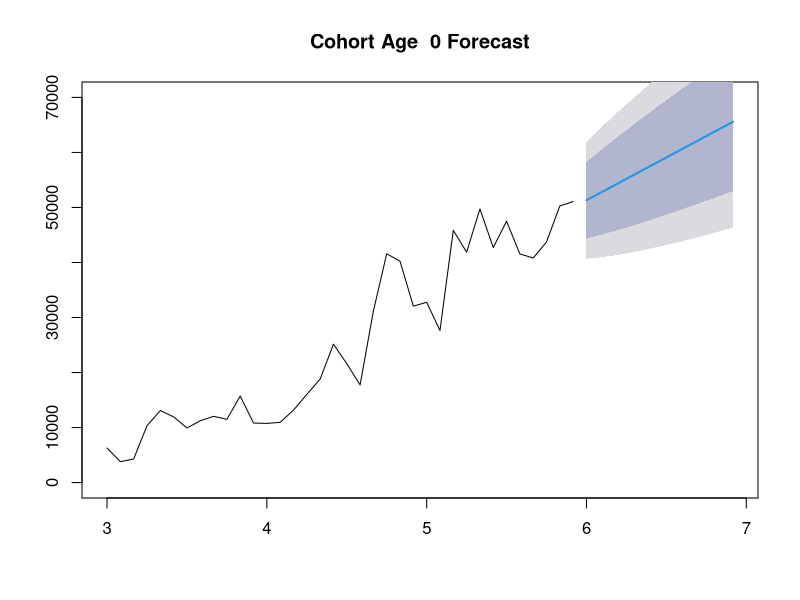
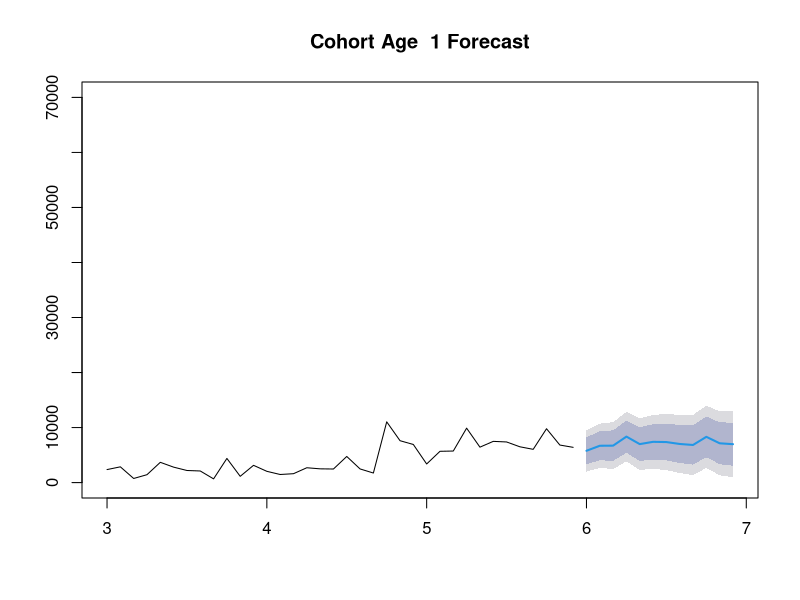
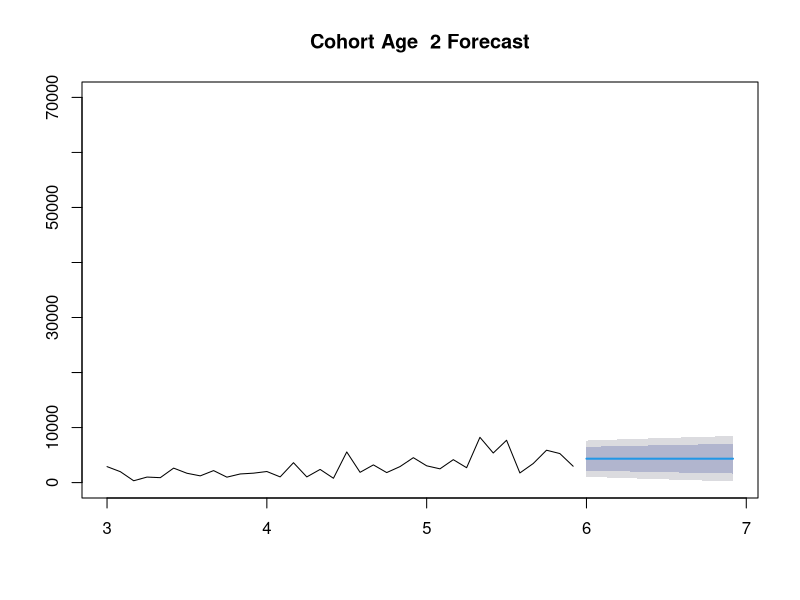
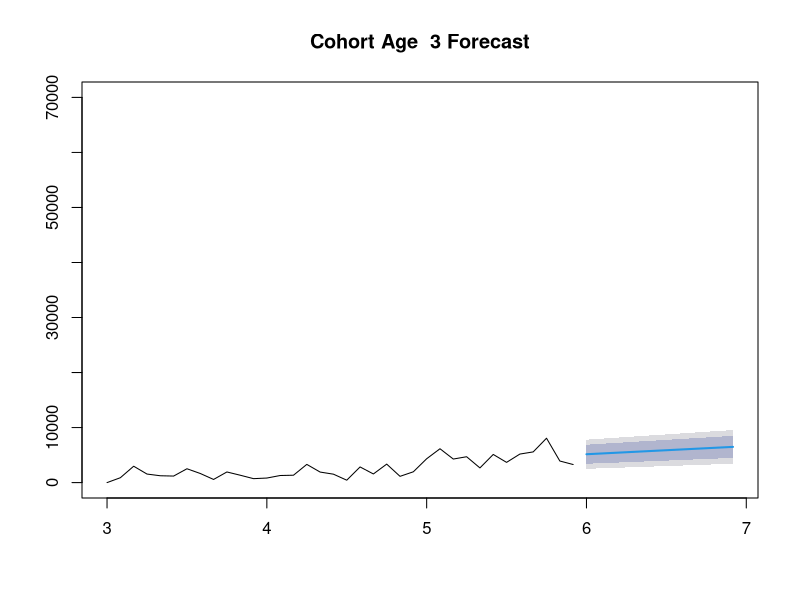
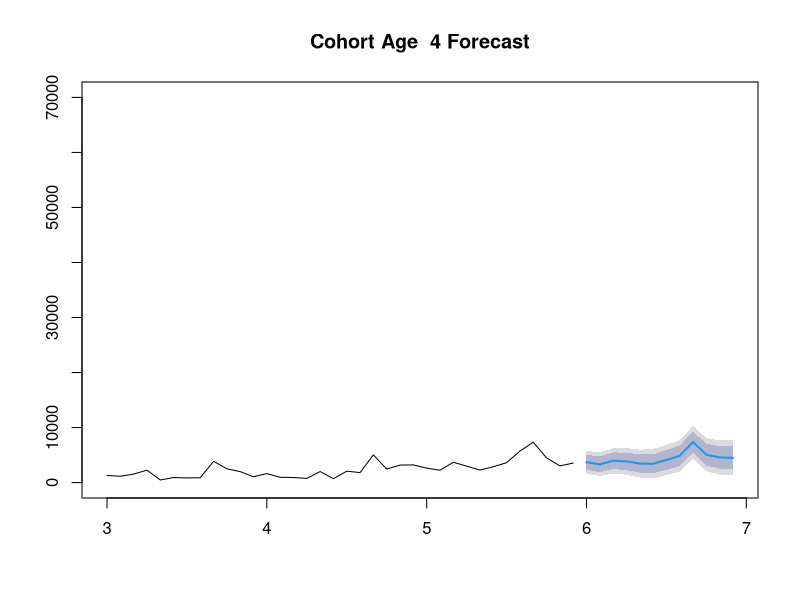
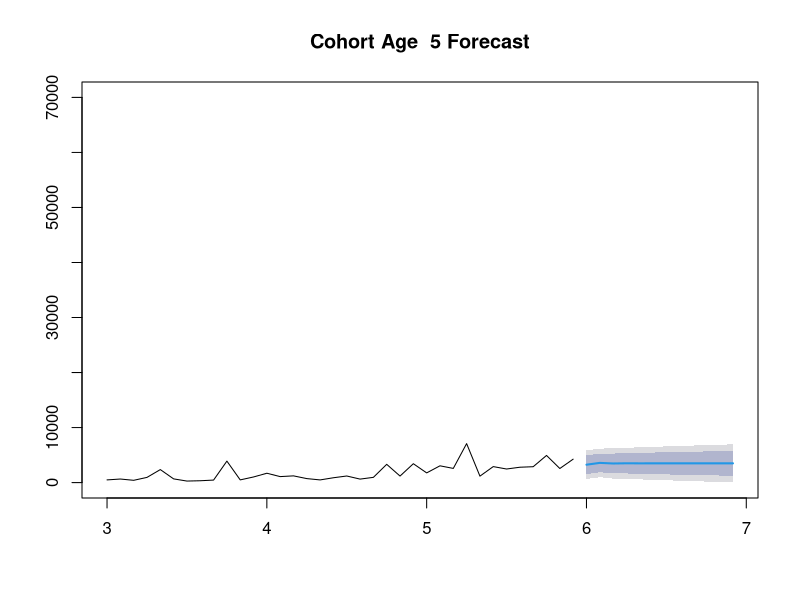
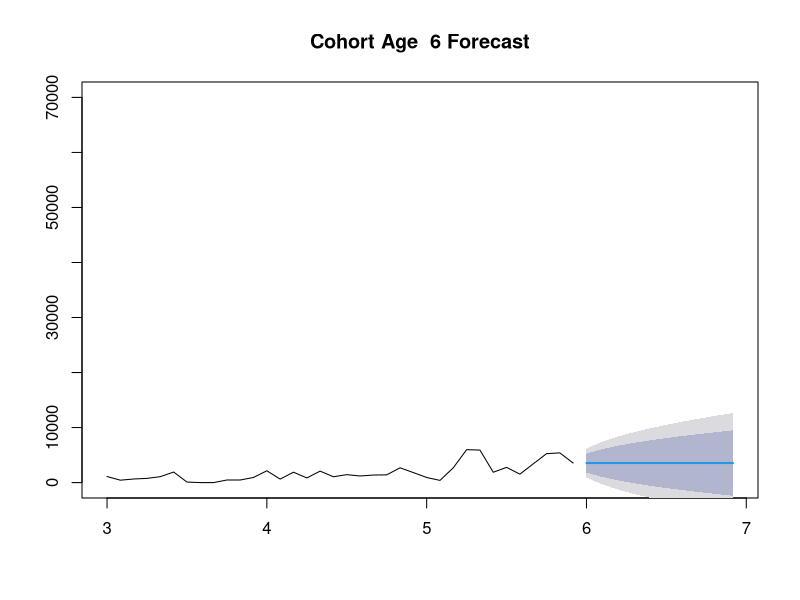
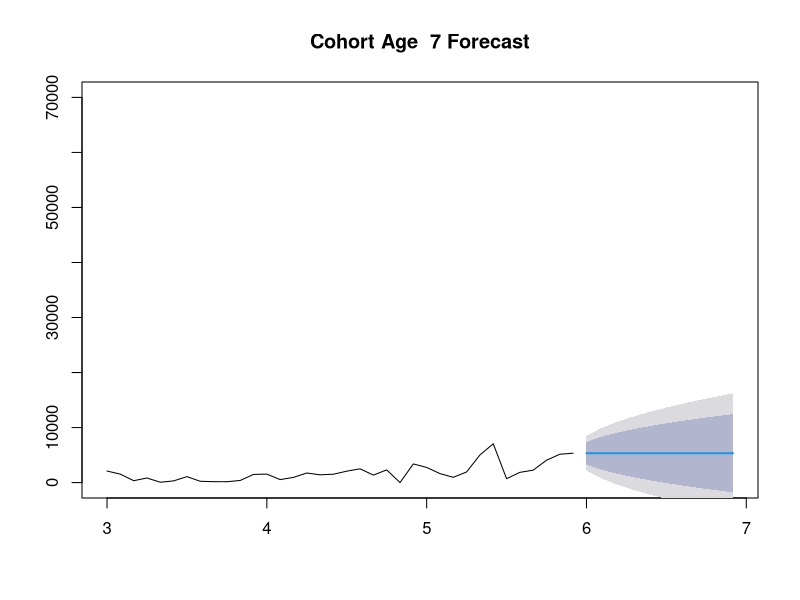

The R script that drew these images, in order: (Note: a time limit stopped this script after it produced the figures.)
## ---- chunk 1
knitr::opts_chunk$set(echo = TRUE)
library('ggplot2')
library('forecast')
library('tseries')
library("TTR")
##Below code inputs data from Cohort data csv file and stores it in table cus_data
cus_data<-read.csv("data/Cohort data Y345_csv.csv")

## ---- chunk 2
# #Below code iterates through data entries in cus_data
forecastTotal <- 0

  for(i in 0:max(cus_data[5])) 
    { 
      nam <- paste("CohortAge", "_", i, sep = "")
      assign(nam, cus_data[which(cus_data$CohortAge==i),]) #stores each cohort in a unique list based on its age
      namtimeseries <- ts((get(nam)[11]), frequency = 12, end = c(5,12))    #creates a time series for gross sales of current cohort
      print(namtimeseries)
      #plot.ts(namtimeseries, main=paste("Cohort Age ",i))
      fit<-auto.arima(namtimeseries) #Uses arima prediction to forecast the sales for each cohort over next 12 months
      #print(fit)
      salesforecast<-forecast(fit,h=12)
      print(salesforecast)
      plot(salesforecast,main=paste("Cohort Age ",i, "Forecast"), ylim=c(0,70000))
      #namforecast <- paste("CohortAgeForecast", "_", i, sep = "")
      #assign(namforecast, salesforecast$mean) #stores each cohort in a unique list
      forecastTotal <- forecastTotal + salesforecast$mean #stores predicted sales in variable
  }

print(forecastTotal)    
plot.ts(forecastTotal,main=paste("Gross Sales Forecast for next 12 months"))



## ---- chunk 3
#predicts number of customers
      namtimeseriesnumcust <- ts(CohortAge_0$Number.of.Customers, frequency = 12, end = c(5,12))    
      print(namtimeseriesnumcust)
      fitnumcust<-auto.arima(namtimeseriesnumcust) 
      forecastnumcust<-forecast(fitnumcust,h=12)
      print(forecastnumcust)
      plot(forecastnumcust,main=paste("Number of customers Forecast"), ylim=c(0,500))
## ---- chunk 4
#predicts number of orders
forecastTotalorder <- 0

  for(i in 0:max(cus_data[5])) 
    { 
      nam <- paste("CohortAge", "_", i, sep = "")
      namtimeseriesnumord <- ts((get(nam)[7]), frequency = 12, end = c(5,12))    #creates a time series for gross sales of current cohort
      print(namtimeseriesnumord)
      fitnumord<-auto.arima(namtimeseriesnumord) #Uses arima prediction to forecast the sales for each cohort over next 12 months
      forecastnumord<-forecast(fitnumord,h=12)
      print(forecastnumord)
      plot(forecastnumord,main=paste("Number of orders Forecast"), ylim=c(0,500))
      #namforecast <- paste("CohortAgeForecast", "_", i, sep = "")
      #assign(namforecast, salesforecast$mean) #stores each cohort in a unique list
      forecastTotalorder <- forecastTotalorder + forecastnumord$mean #stores predicted sales in variable
  }

print(forecastTotalorder)    
plot.ts(forecastTotalorder,main=paste("Order Forecast for next 12 months"))

## ---- chunk 5
#predicts number of items ordered
forecastTotalitemorder <- 0

  for(i in 0:max(cus_data[5])) 
    { 
      nam <- paste("CohortAge", "_", i, sep = "")
      namtimeseriesnumitemord <- ts((get(nam)[9]), frequency = 12, end = c(5,12))    #creates a time series for gross sales of current cohort
      print(namtimeseriesnumitemord)
      fitnumitemord<-auto.arima(namtimeseriesnumitemord) #Uses arima prediction to forecast the sales for each cohort over next 12 months
      forecastnumitemord<-forecast(fitnumitemord,h=12)
      print(forecastnumitemord)
      plot(forecastnumitemord,main=paste("Number of items ordered Forecast"), ylim=c(0,1000))
      forecastTotalitemorder <- forecastTotalitemorder + forecastnumitemord$mean #stores predicted sales in variable
  }

print(forecastTotalitemorder)    
plot.ts(forecastTotalitemorder,main=paste("Order items Forecast for next 12 months"))
## ---- chunk 6

#predicts number of returns
forecastTotalreturn <- 0

  for(i in 0:max(cus_data[5])) 
    { 
      nam <- paste("CohortAge", "_", i, sep = "")
      namtimeseriesnumret <- ts((get(nam)[10]), frequency = 12, end = c(5,12))    #creates a time series for gross sales of current cohort
      print(namtimeseriesnumret)
      fitnumret<-auto.arima(namtimeseriesnumret) #Uses arima prediction to forecast the sales for each cohort over next 12 months
      forecastnumret<-forecast(fitnumret,h=12)
      print(forecastnumret)
      plot(forecastnumret,main=paste("Number of item returns Forecast"), ylim=c(0,500))
      forecastTotalreturn <- forecastTotalreturn + forecastnumret$mean #stores predicted sales in variable
  }

print(forecastTotalreturn)    
plot.ts(forecastTotalreturn,main=paste("Item Return Forecast for next 12 months"))







## ---- chunk 7
#outputs to csv file
Average_Item_Value = forecastTotal/forecastTotalitemorder
Total_Return_Value = Average_Item_Value*forecastTotalreturn
Return_Rate = Total_Return_Value/forecastTotal
df=data.frame(forecastTotal,forecastTotalorder,forecastnumcust$mean,forecastTotalreturn,forecastTotalitemorder,Average_Item_Value,Total_Return_Value,Return_Rate)
write.csv(df,file = "Salesforecast.csv",row.names = TRUE)
